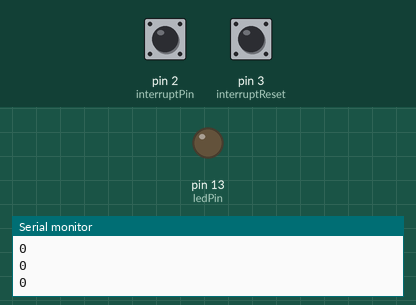
This sketch was run on a simulated Arduino Uno, built with avr-gcc and run on an emulated ATmega328P. On the bench: output pins drawn as LEDs (lit = HIGH), the last lines printed to the serial monitor. The test bench sets the inputs (shaded band); at power-on: pin 2 (interruptPin) HIGH, pin 3 (interruptReset) HIGH.

Above: at 1.2 s.
1.3 s: pin 2 (interruptPin) pulled LOW for 0.15 s
At 2.5 s:
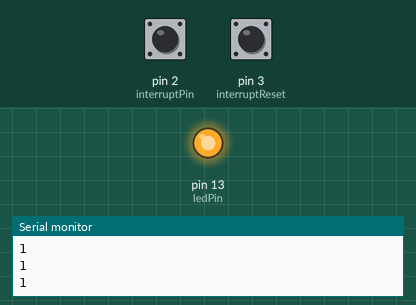
2.9 s: pin 2 (interruptPin) pulled LOW for 1 s
At 3.5 s:
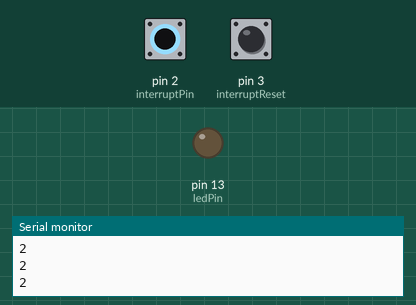
5.4 s: pin 2 (interruptPin) pulled LOW for 3.2 s
At 6.5 s:
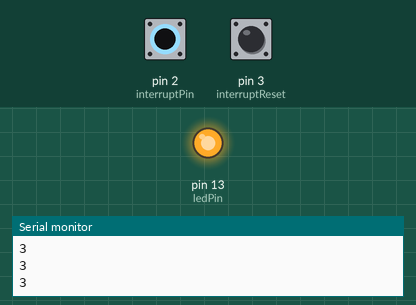
Timing chart, 0 to 8.4 s (numbered marks = the images above; inputs shaded):
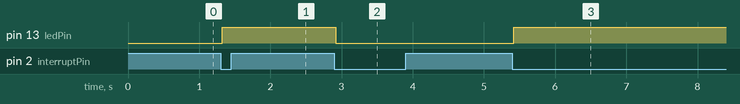

Measured:
- after the input at 1.3 s, pin 13 (ledPin): LOW → HIGH at once
- after the input at 2.9 s, pin 13 (ledPin): HIGH → LOW at once
- after the input at 5.4 s, pin 13 (ledPin): LOW → HIGH at once

The sketch:

lab_5.ino
```cpp
const byte ledPin = 13;
const byte interruptPin = 2;
const byte interruptReset = 3;
volatile byte state = LOW;
volatile int number = 0;

void setup() {
  pinMode(ledPin, OUTPUT);
  Serial.begin(9600);
  pinMode(interruptPin, INPUT_PULLUP);
  pinMode(interruptReset, INPUT_PULLUP);
  attachInterrupt(digitalPinToInterrupt(interruptPin), blink, FALLING);
  attachInterrupt(digitalPinToInterrupt(interruptReset), reset, RISING);
}

void loop() {
  digitalWrite(ledPin, state);
  Serial.println(number);
  //number = 0;
  delay(30);
}

void blink() {
 static unsigned long last_interrupt_time = 0;
 unsigned long interrupt_time = millis();

 if (interrupt_time - last_interrupt_time > 200)
 {
   state = !state;
   number++;
 }
 last_interrupt_time = interrupt_time;

}

void reset(){
  number = 0;
}
```
